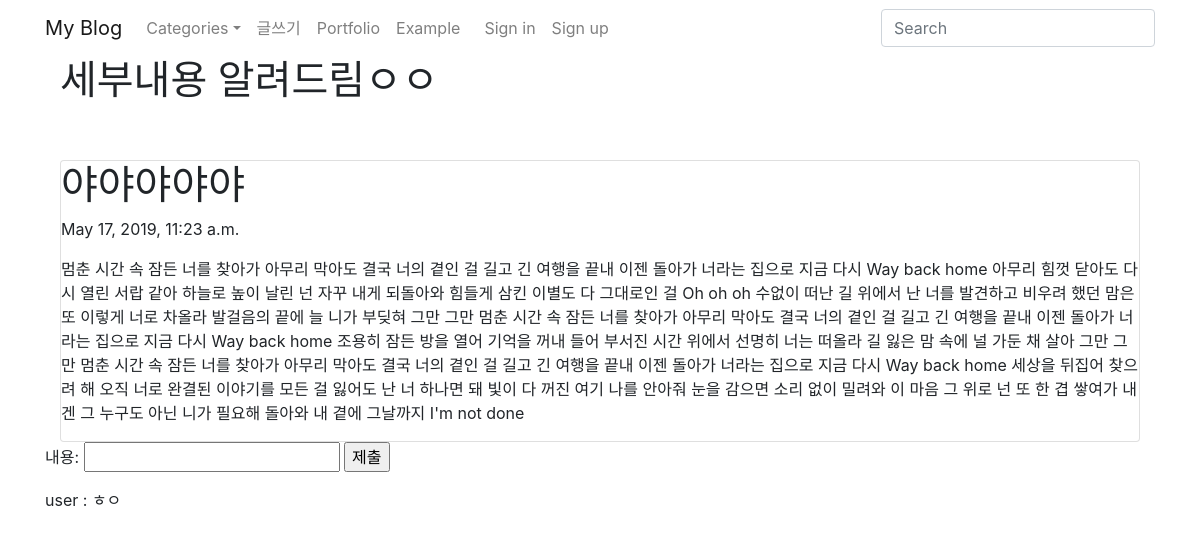
Page /blog/3 on the committed database.
### blog/models.py (models this page shows, shortened)
class Blog(models.Model):
    title=models.CharField(max_length=200)      #짧은글
    pub_date=models.DateTimeField('date published')     #날짜
    body=models.TextField()     #긴글

class Comment(models.Model):
    post=models.ForeignKey(Blog, on_delete=models.CASCADE, related_name="comments")      #comments: 게시글이 가진 모든 댓글 가져옴, cascade: 글삭제시 댓글 모두 삭제
    user=models.ForeignKey(User, on_delete=models.CASCADE)
    body=models.CharField(max_length=500)       #댓글 내용

### blog/views.py (the view)
# urls.py: path('<int:blog_id>', views.detail, name="detail"),       #각 게시물에 id가 들어갈 공간 만듬
def detail(request, blog_id):
    details=get_object_or_404(Blog, pk=blog_id)
    return render(request, 'detail.html', {'detail': details})

### blogproject/templates/detail.html (shortened to what this page needs)
{%extends 'base.html'%}
{%block first%}
    <div class="container">
        <h1>세부내용 알려드림ㅇㅇ</h1>
        <br><br>
        <div class="card">
            <h1>{{detail.title}}</h1>
            <p>{{detail.pub_date}}</p>
            <p>{{detail.body}}</p>
        </div>
    </div>
<form action="{% url 'comment_add' detail.id %}" method="POST">
    내용: <input type="text" name="body">
    <input type="submit" value="제출">
</form>
{% for comment in detail.comments.all %}
    {{comment.user.username}} : {{comment.body}}
    <br>
{% endfor %}
{%endblock%}

### rows in the picture
Blog: title "야야야야야", pub_date "May 17, 2019, 11:23 a.m.", body "멈춘 시간 속 잠든 너를 찾아가 아무리 막아도 결국 너의 곁인 걸 길고 긴 여행을 끝내 이젠 돌아가 너라는 집으로 지금 다시 Way back home 아무리 힘껏 닫아도 다시 열린 서랍 같아 하늘로 높이 날린 넌 자꾸 내게 되돌아와 힘들게 삼킨 이별도 다 그대로인 걸 Oh oh oh 수없이 떠난 길 위에서 난 너를 발견하고 비우려 했던 맘은 또 이렇게 너로 차올라 발걸음의 끝에 늘 니가 부딪혀 그만 그만 멈춘 시간 속 잠든 너를 찾아가 아무리 막아도 결국 너의 곁인 걸 길고 긴 여행을 끝내 이젠 돌아가 너라는 집으로 지금 다시 Way back home 조용히 잠든 방을 열어 기억을 꺼내 들어 부서진 시간 위에서 선명히 너는 떠올라 길 잃은 맘 속에 널 가둔 채 살아 그만 그만 멈춘 시간 속 잠든 너를 찾아가 아무리 막아도 결국 너의 곁인 걸 길고 긴 여행을 끝내 이젠 돌아가 너라는 집으로 지금 다시 Way back home 세상을 뒤집어 찾으려 해 오직 너로 완결된 이야기를 모든 걸 잃어도 난 너 하나면 돼 빛이 다 꺼진 여기 나를 안아줘 눈을 감으면 소리 없이 밀려와 이 마음 그 위로 넌 또 한 겹 쌓여가 내겐 그 누구도 아닌 니가 필요해 돌아와 내 곁에 그날까지 I'm not done"
Comment: user.username "user", body "ㅎㅇ"
